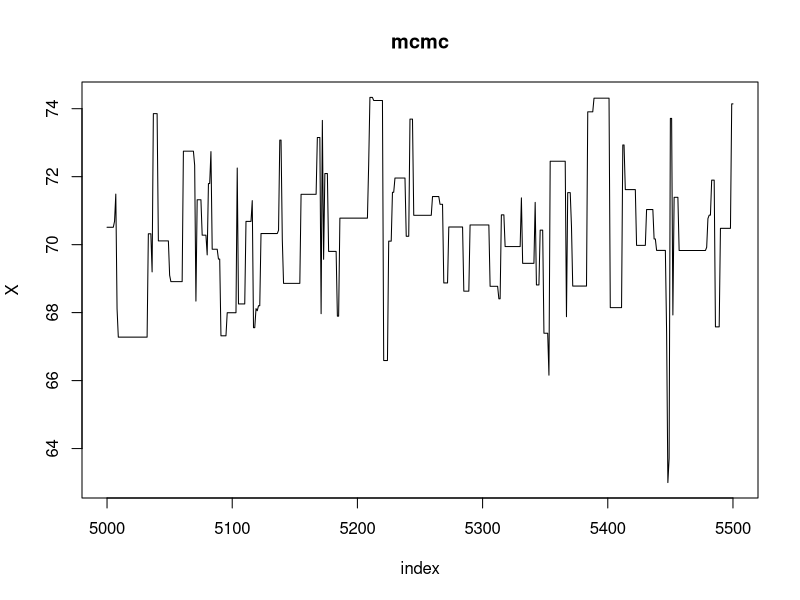
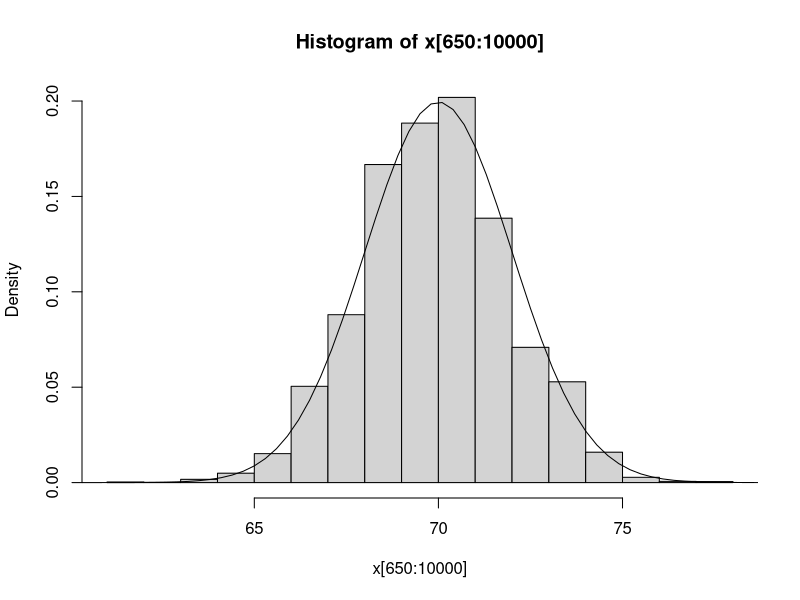

Reproduce these figures in R, in order.

f<-function(x,mu,sigman){    
  return( 1/(sigman*sqrt(2*pi))*exp( -.5*( (x-mu)/sigman   )^2    ) )
  
}

m<-10000
sigman<-2
mu<-70
x<-numeric(m)
x[1]<-rchisq(1,df=1)
k<-0
u<-runif(m)


for(i in 2:m){
  xt<-x[i-1]
  y<-rchisq(1,df=xt)
  num<-f(y,mu,sigman)*dchisq(xt,df=y)
  den<-f(xt,mu,sigman)*dchisq(y,df=xt)
  if(u[i]<=num/den)
    x[i]<-y
  else{
    x[i]<-xt
    k<-k+1
  }
  
}

print (k)

index<-5000:5500
y1<-x[index]
plot(index,y1,type="l", main="mcmc",ylab="X")

hist(x[650:10000],freq=F,nclass = 15)
curve(f(x,mu,sigman),50,80,add=T)
valores<-seq(60,70,.001)
sum(f(valores,mu,sigman))
sum(f(valores,mu,sigman))*.001
valores<-seq(60,75,.001)
sum(f(valores,mu,sigman))*.001
valores<-seq(60,72,.001)
sum(f(valores,mu,sigman)*.001)

